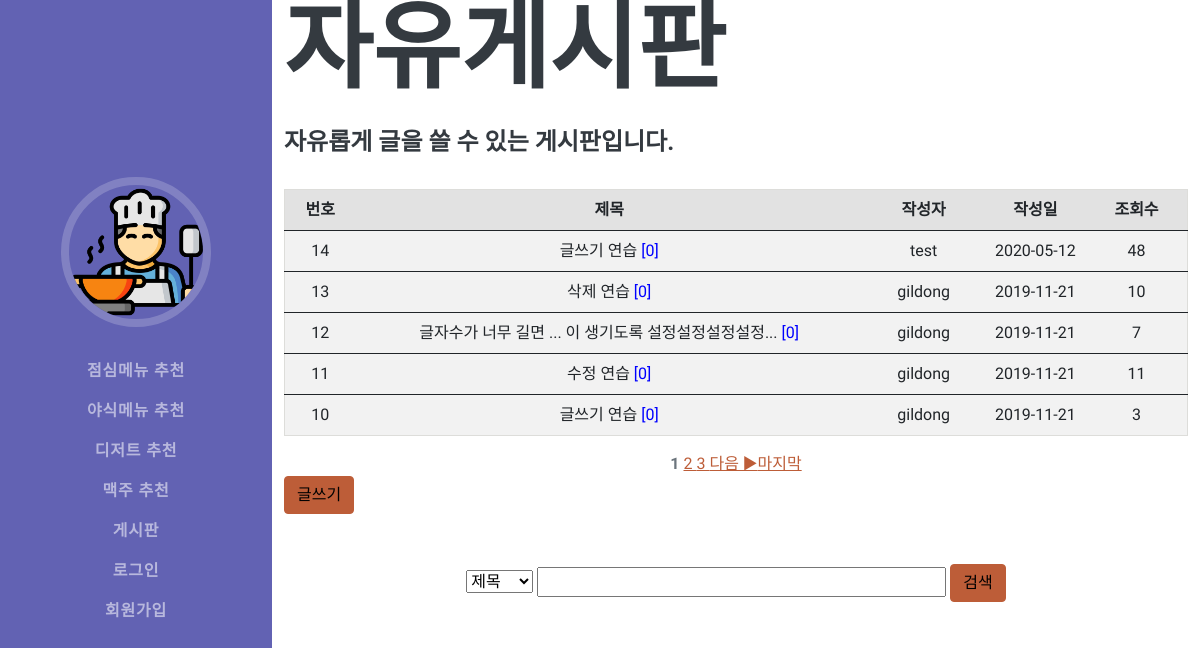
Page /list.php on the committed database.
### tables this page shows
CREATE TABLE `board` (
  `idx` int(11) NOT NULL,
  `name` varchar(100) NOT NULL,
  `pw` varchar(100) NOT NULL,
  `title` varchar(100) NOT NULL,
  `content` text NOT NULL,
  `date` date NOT NULL,
  `hit` int(11) NOT NULL,
  `lock_post` int(11) NOT NULL
);

### config.php (called while the page is built, shortened)
<?php
	if (isset($_SESSION["userid"])) {
		$userid = $_SESSION["userid"];
	}else{
		$userid = "";
	}if (isset($_SESSION["username"])){
		$username = $_SESSION["username"];
	}else{
		$username = "";
	}if (isset($_SESSION["role"])){
		$role = $_SESSION["role"];
	}else{
		$role = "";
	}
?>

### db/db_con.php (called while the page is built)
<?php
	$db_id='w1004mesmg';
	$db_pw='sunmoons1s2s3!';
	$db_name='w1004mesmg';
	$db_domain='localhost';
	$db=mysqli_connect($db_domain,$db_id,$db_pw,$db_name);
	function mq($sql){
		global $db;
		return $db->query($sql);
	}
?>

### list.php (the view, shortened to what this page needs)
<?php
	include_once "./config.php";
	include_once "./db/db_con.php";
	if (isset($_GET["page"]))
		$page = $_GET["page"];
	else
		$page = 1;
?>
<!DOCTYPE html>
<html>
	<head>
		<?php include_once "./fragments/head.php";?>
	</head>
	<body>
	<nav class="navbar navbar-expand-lg navbar-dark bg-primary fixed-top navbar-default" id="sideNav">
	<?php include_once "./fragments/header.php";?>
</nav>
		<div class="container">
			<div id="board_area">
			  <h1><b>자유게시판</b></h1><br>
			  <h4>자유롭게 글을 쓸 수 있는 게시판입니다.</h4><br>
			  <table class="table table-striped" style="text-align: center; border: 1px solid #ddddda">
			  	<tr>
					<th style="background-color: #eeeeee; text-align: center;">번호</th>
					<th style="background-color: #eeeeee; text-align: center;">제목</th>
					<th style="background-color: #eeeeee; text-align: center;">작성자</th>
					<th style="background-color: #eeeeee; text-align: center;">작성일</th>
					<th style="background-color: #eeeeee; text-align: center;">조회수</th>
			    </tr>
			    <?php
			    	$sql = mq("select
			    					*
			    			   from
			    					board
			    			");
			    	$total_record = mysqli_num_rows($sql);
			    	$list = 5;
			  		$block_cnt = 5;
			  		$block_num = ceil($page / $block_cnt);
			  		$block_start = (($block_num - 1) * $block_cnt) + 1;
			    	$block_end = $block_start + $block_cnt - 1;
			    	$total_page = ceil($total_record / $list);
			    	if($block_end > $total_page){
			    		$block_end = $total_page;
			    	}
			    	$page_start = ($page - 1) * $list;
			    	$sql2 = mq("select
			    					*
			    				from
			    					board
			    				order by
			    					idx desc limit $page_start, $list
			    			");
			    	while($board = $sql2->fetch_array()){
			    		$title=$board["title"];
			    		if(strlen($title)>30){
			    			$title=str_replace($board["title"],mb_substr($board["title"],0,30,"utf-8")."...",$board["title"]);
			    		}
			    		$sql3 = mq("select
			    						*
			    				    from
			    						reply
			    					where
			    						con_num='".$board['idx']."'
			    				");
			    		$rep_count = mysqli_num_rows($sql3);
			    ?>
			      <tbody>
			      	<tr>
			          <td width="70"><?=$board['idx']; ?></td>
			          <td width="500">
			          <?php
			          	$lockimg="<img src='./img/lock.png' alt='lock' title='lock' width='18' height='18'>";
			          	if($board['lock_post']=="1"){
			          ?>
			          		<span class="lock_check" style="cursor:pointer" data-action="./read.php?idx="
			          		data-check=<?=$role ?> data-idx="<?=$board['idx']?>" ><?=$title?> <?=$lockimg?></span>
			          <?php
			          	}else{
			          ?>
			          		<span class="read_check" style="cursor:pointer" data-action="./read.php?idx=<?=$board['idx']?>" ><?=$title?></span>
			          		<span style="color:blue;">[<?=$rep_count?>]</span></td>
			          <?php
			          	}
			          ?>
			          <td width="120"><?=$board['name'];?></td>
			          <td width="100"><?=$board['date'];?></td>
			          <td width="100"><?=$board['hit']; ?></td>
			        </tr>
			      </tbody>
			      <?php } ?>
			    </table>
			    <div id="page_num" style="text-align: center;">
			    	<?php
				    	for($i = $block_start; $i <= $block_end; $i++){
				    		if($page == $i){
				    			echo "<b> $i </b>";
				    		} else {
				    			echo "<a href='list.php?page=$i'> $i </a>";
				    		}
				    	}
				    	if($page >= $total_page){
				    	} else {
				    		$next = $page + 1;
				    		echo "<a href='list.php?page=$next'> 다음 ▶</a>";
				    	}
				    	if($page >= $total_page){
				    	} else {
				    		echo "<a href='list.php?page=$total_page'>마지막</a>";
				    	}
					?>
				</div>
			    <div id="write_btn">
			      <a href="write.php"><button class="btn btn-primary pull-right" >글쓰기</button></a>
			    </div>
			  <div id="search_box" style="text-align: center; padding-top: 50px;">
			  	<form action="search_result.php" method="get">
			  		<select name="category">
			  			<option value="title">제목</option>
			  		</select>
			  		<input type="text" name="search" size="40" required="required">
			  			<button class="btn btn-primary">검색</button>
			  	</form>
			  </div>
		  </div>
		</div>
	</body>
</html>

### fragments/head.php (shortened to what this page needs)
<link href="./css/test.css" rel="stylesheet" />

### fragments/header.php (shortened to what this page needs)
<nav class="navbar navbar-expand-lg navbar-dark bg-primary fixed-top" id="sideNav">
            <a class="navbar-brand js-scroll-trigger" href="#page-top">
                <span class="d-none d-lg-block"><img class="img-fluid img-profile rounded-circle mx-auto mb-3" src="img/cooking.png" width="150" onclick="location.href='index.php'"/></span>
            </a>
			<div class="collapse navbar-collapse" id="navbarResponsive">
		<ul class="navbar-nav">
			<li class="nav-item"><a class="nav-link js-scroll-trigger" href="link_1.php">점심메뉴 추천</a></li>
			<li class="nav-item"><a class="nav-link js-scroll-trigger" href="link_2.php">야식메뉴 추천</a></li>
			<li class="nav-item"><a class="nav-link js-scroll-trigger" href="link_3.php">디저트 추천</a></li>
			<li class="nav-item"><a class="nav-link js-scroll-trigger" href="link_6.php">맥주 추천</a></li>
			<li class="nav-item"><a class="nav-link js-scroll-trigger" href="list.php">게시판</a></li>
			<?php
				if(!$userid){
			?>
			<li class="nav-item"><a class="nav-link js-scroll-trigger" href="login.php">로그인</a></li>
			<li class="nav-item"><a class="nav-link js-scroll-trigger" href="jjjoin.php">회원가입</a></li>
			<?php
				}else if($userid){
					$logged = $username."(".$userid.")";
			?>
			<li class="nav-item"><a href="#" class="nav-link js-scroll-trigger"><b><?=$logged ?></b>님이 접속중<span class="caret"></span></a>
			<li class="nav-item"><a class="nav-link js-scroll-trigger" href="logout.php">로그아웃</a></li>
			</ul>
			<?php }?>
			</div>
	</nav>

### rows in the picture
board: idx "14", title "글쓰기 연습", rep_count "0", name "test", date "2020-05-12", hit "48"
board: idx "13", title "삭제 연습", rep_count "0", name "gildong", date "2019-11-21", hit "10"
board: idx "12", title "글자수가 너무 길면 ... 이 생기도록 설정설정설정설정...", rep_count "0", name "gildong", date "2019-11-21", hit "7"
board: idx "11", title "수정 연습", rep_count "0", name "gildong", date "2019-11-21", hit "11"
board: idx "10", title "글쓰기 연습", rep_count "0", name "gildong", date "2019-11-21", hit "3"
